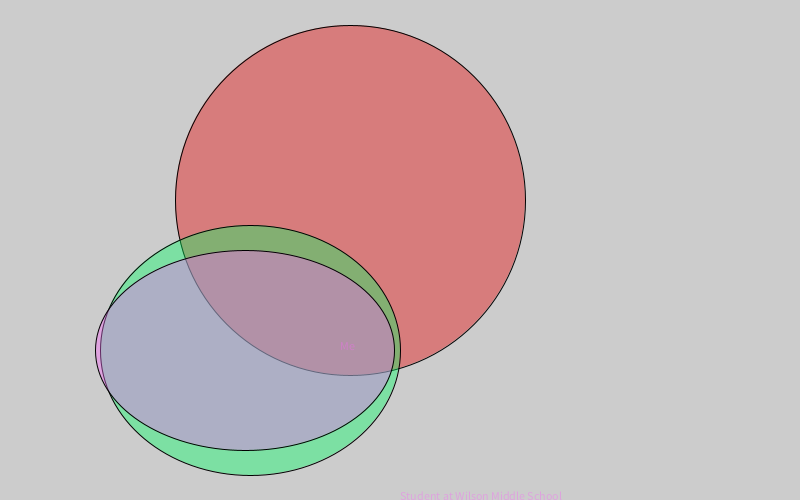
Frame 1 (no input)
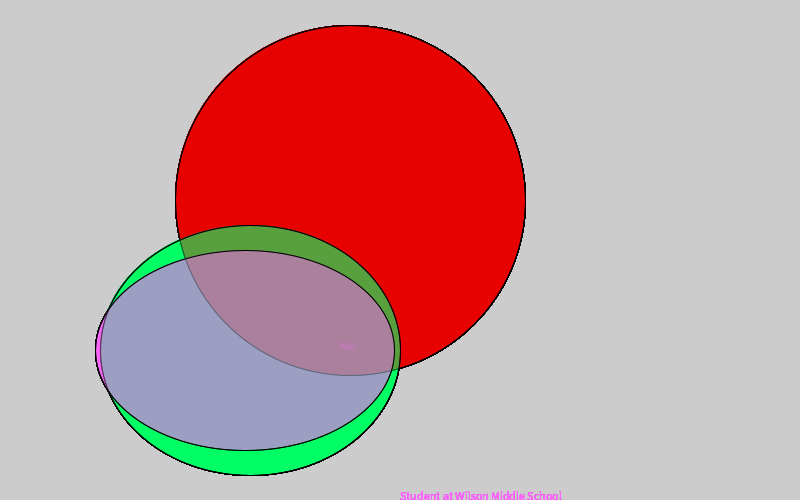
Frame 60 (the mouse pressed at the canvas centre just before this capture)
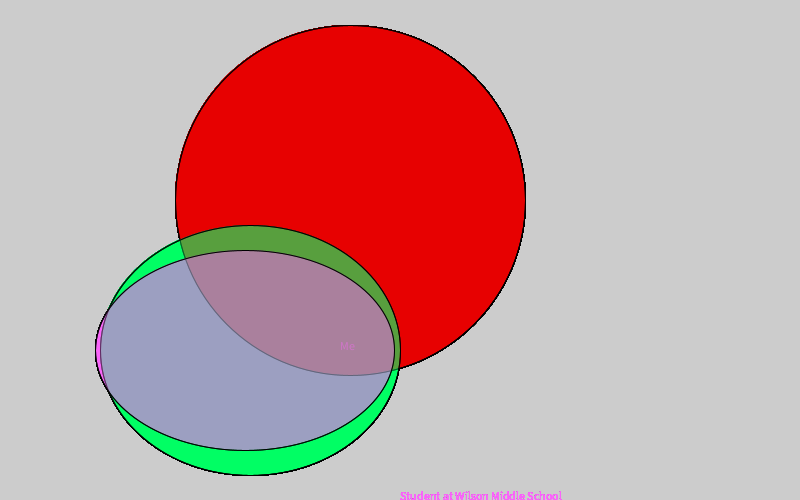
Frame 120 (the mouse held since frame 60 and released just before this capture)

The Processing sketch that drew these frames (run headless with seeded random() and noise(); from frame 60 on, the mouse is pressed at the canvas centre):

// Processing sketch: Venn_Diadram
// ── Venn_Diadram.pde
void setup(){
  size(800,500);
}
void draw (){
 
 fill(233,0,0,100);
 ellipse(350,200,350,350);
 fill(0,255,100,100);
 ellipse(250,350,300,250);
fill(249,100,250,100);
ellipse(245,350,299,200);

text("Me",340,350);
text("Student at Wilson Middle School",400,500);
text("Youngest child",550,600);
text("11 Year old girl",600,650); }
